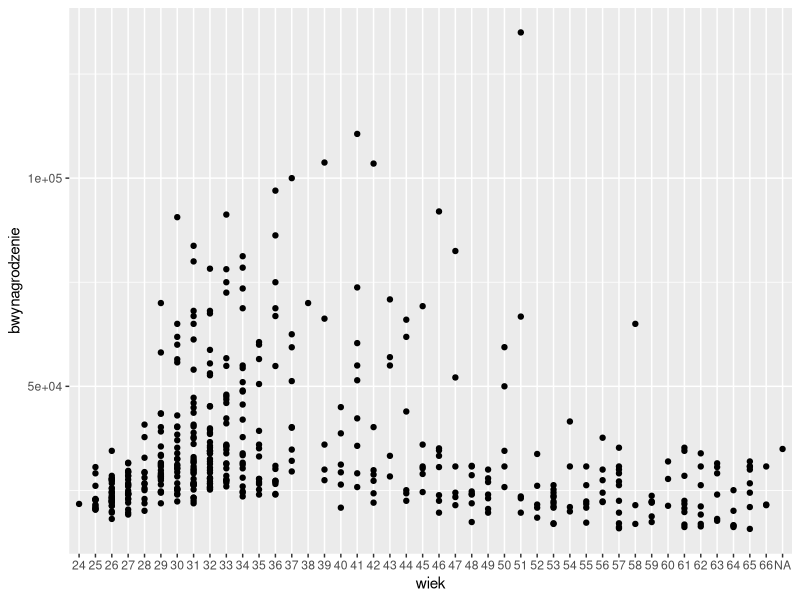

Here is the R script that generated this plot:
## ---- chunk 1
library(tidyverse)
library(readxl)

pracownicy <- read_excel("data/pracownicy.xlsx")
## ---- chunk 2
summary(pracownicy)
## ---- chunk 3
pracownicy %>% 
  count(kat_pracownika) %>%
  knitr::kable()
## ---- chunk 4
ggplot(pracownicy, aes(x = wiek, 
                       y = bwynagrodzenie)) +
  geom_point()
## ---- chunk 5
max_wiek <- max(pracownicy$wiek, na.rm = T)
## ---- chunk 6
sr_wyn <- pracownicy %>% 
  group_by(kat_pracownika) %>%
  summarise(sr_p=mean(pwynagrodzenie),
            sr_b=mean(bwynagrodzenie)) %>%
  knitr::kable()

sr_wyn
